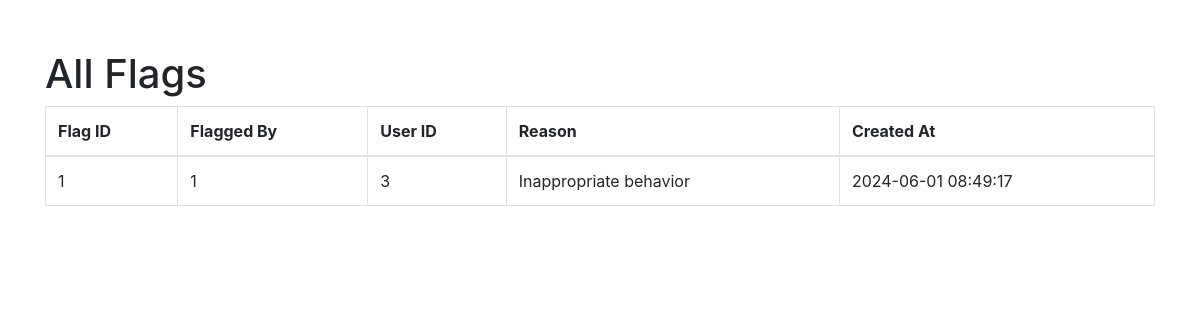
The page /admin/alluserflags (signed in) on the database its author committed.
### models.py (models this page shows, shortened)
class UserFlag(db.Model):
    __tablename__ = "user_flags"
    flag_id = db.Column(db.Integer, primary_key=True, autoincrement=True)
    flagged_by = db.Column(db.Integer, db.ForeignKey("users.user_id"), nullable=False)
    user_id = db.Column(db.Integer, db.ForeignKey("users.user_id"), nullable=False)
    reason = db.Column(db.Text)
    created_at = db.Column(db.TIMESTAMP, default=db.func.current_timestamp())

### admin.py (the view)
@admin.route('/alluserflags')
def all_user_flags():
    if "user_name" in session and "role" in session:
        if session["role"] == "admin":
            flags = UserFlag.query.all()
            return render_template("admin_alluserflags.html", flags=flags)
    flash("Please Login !","faliled")
    return redirect(url_for("home"))

### app.py (called while the page is built)
@app.before_request
def create_tables():
    init_db(app)

### models.py (called while the page is built, shortened)
def init_db(app):
    with app.app_context():
        db.create_all()

### templates/admin_alluserflags.html (shortened to what this page needs)
<!DOCTYPE html>
<html lang="en">
<head>
    <link rel="stylesheet" href="https://stackpath.bootstrapcdn.com/bootstrap/4.3.1/css/bootstrap.min.css">
</head>
<body>
    <div class="container">
        <h1>All Flags</h1>
        <table class="table table-bordered">
            <thead>
                <tr>
                    <th>Flag ID</th>
                    <th>Flagged By</th>
                    <th>User ID</th>
                    <th>Reason</th>
                    <th>Created At</th>
                </tr>
            </thead>
            <tbody>
                {% for flag in flags %}
                <tr>
                    <td>{{ flag.flag_id }}</td>
                    <td>{{ flag.flagged_by }}</td>
                    <td>{{ flag.user_id }}</td>
                    <td>{{ flag.reason }}</td>
                    <td>{{ flag.created_at }}</td>
                </tr>
                {% endfor %}
            </tbody>
        </table>
    </div>
</body>
</html>

### templates/admin_alluserflags.html (style rules this page uses)
.container { margin-top: 50px; }

### rows shown on the page
UserFlag: flag_id "1", flagged_by "1", user_id "3", reason "Inappropriate behavior", created_at "2024-06-01 08:49:17"
